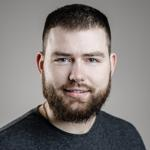
#> input picture example/input.jpg, 150 x 150 px
$ python __main__.py example/input.jpg example/output.jpg example/output.jpg
#> lines starting #> are read from the running program, lines starting #| are printed output that depends on the picture; after the words box and inside, x2 and y2 are one past the last pixel; in counts of white or black regions, pixels touching at a corner belong together
import sys
from PIL import Image, ImageOps, ImageDraw

def round_background(input_file_name, output_file_name, color):
#> called with input_file_name = 'example/input.jpg', output_file_name = 'example/output.jpg', color = 'example/output.jpg'
    size = (500, 500)
    mask = Image.new('L', size, 0)
#> mask: PIL image 500x500 L; every value is 0
    draw = ImageDraw.Draw(mask)
    draw.ellipse((0, 0) + size, fill=255)

    im = Image.open(input_file_name)
#> im is the input picture: PIL image 150x150 RGB; mean R, G, B 127.3, 122, 119.8
    round = ImageOps.fit(im, mask.size, centering=(0.5, 0.5))
    round.putalpha(mask)
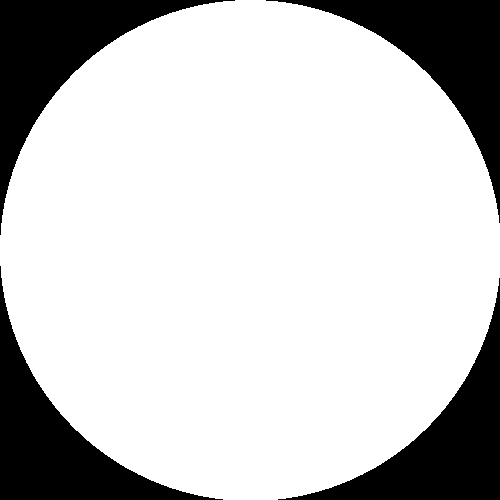
#> mask: PIL image 500x500 L; 78.8% white; 4 black regions, box (x1, y1, x2, y2) and area: (0, 0, 235, 235) 13489, (266, 0, 500, 223) 13254, (0, 266, 223, 500) 13254, (278, 278, 500, 500) 13020
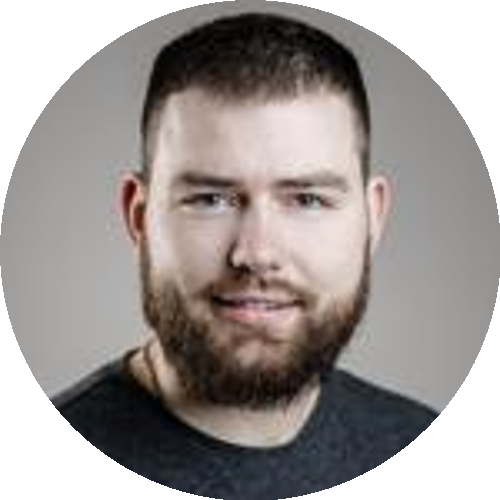
#> round: PIL image 500x500 RGBA; mean R, G, B, A 127.3, 122, 119.8, 200.9; transparent parts drawn white
    round = round.resize((440, 440))
#> round: PIL image 440x440 RGBA

#> (the run stopped early here; a loop or call above may not have finished)
